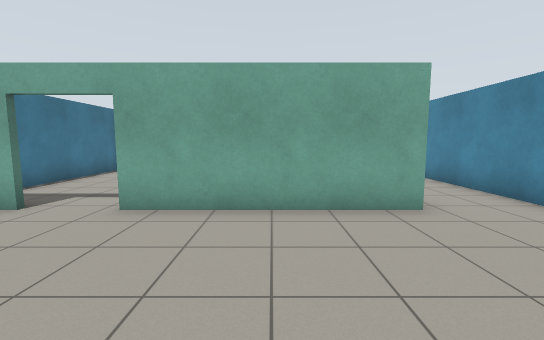
View 1 (above)

12 first-person views from a walk through a world built for the Gazebo simulator. The camera is 1.2 m above the floor, tilts 6° down and sees 90° across. The floor is counted in squares, 1 m on a side. Each view is taken from the middle of a square. On the plan, view 1 faces up. The plan holds only what a view shows up to about 12 squares ahead; the rest is blank. The place goes on beyond the plan. Robots are left out. Gazebo's built-in surfaces are drawn with simple patterns.

View 2
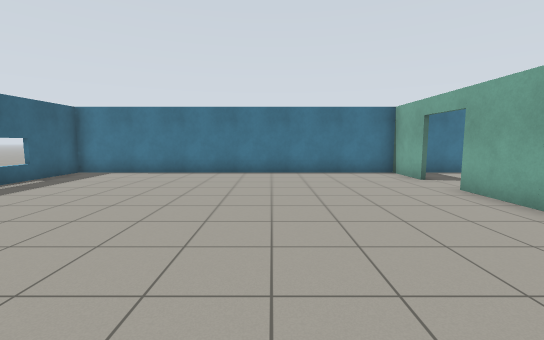

View 3
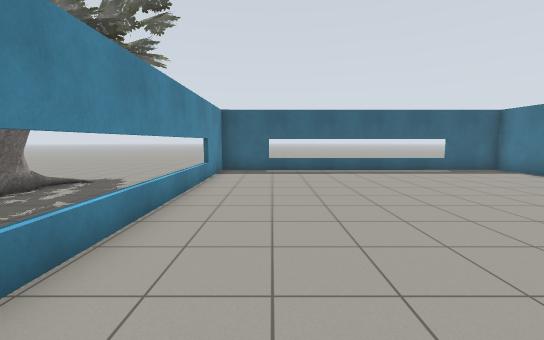

View 4
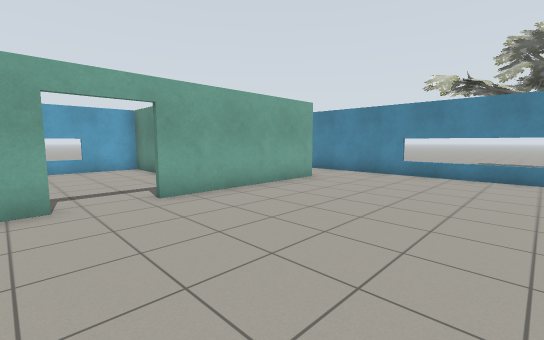

View 5
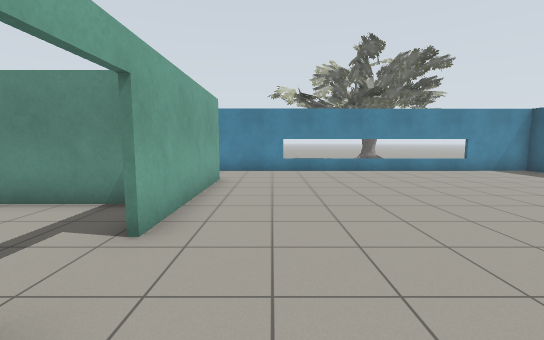

View 6
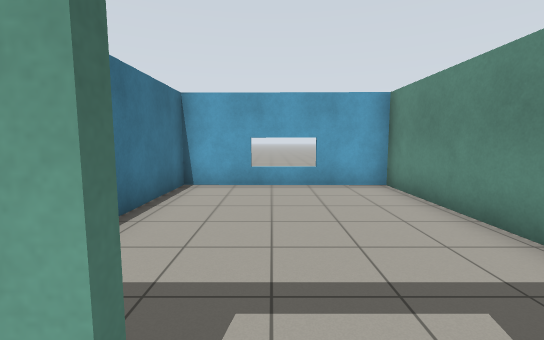

View 7
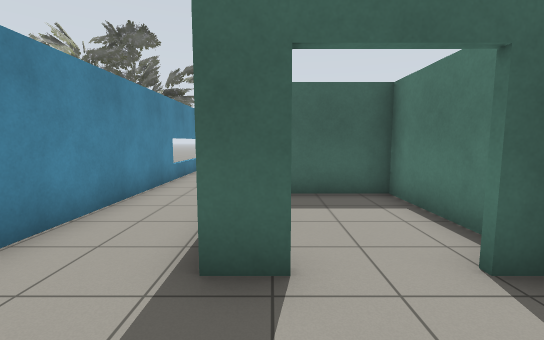

View 8
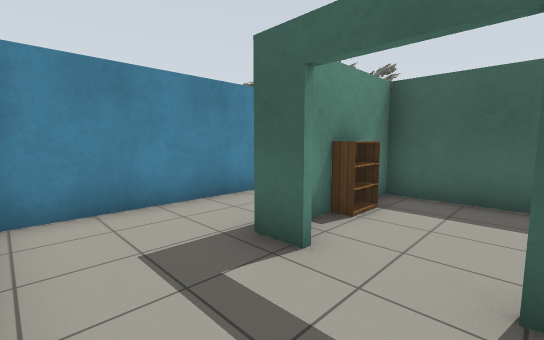

View 9
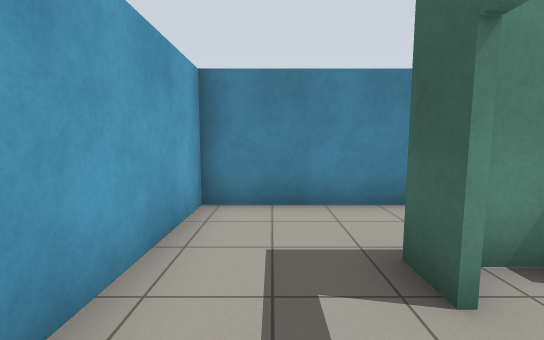

View 10
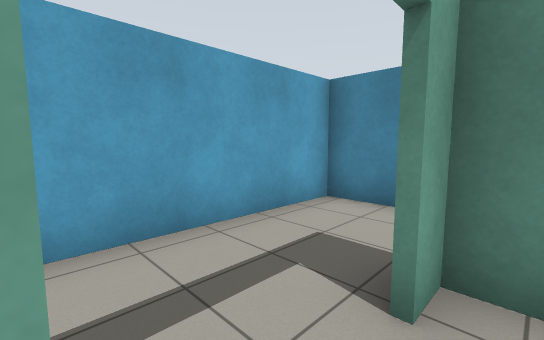

View 11
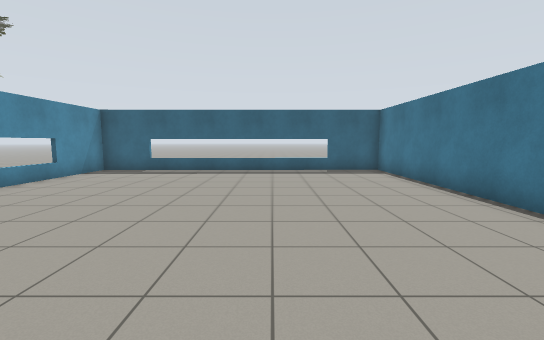

View 12
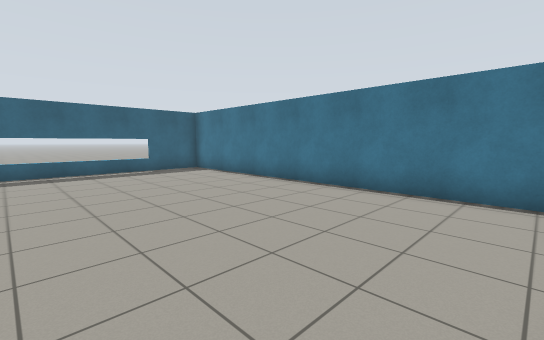

### Floor plan
Points are (right, up) in squares from view 1. A wall is a line through its corners. A room is listed if a view was taken in it or the views show most of it. See-through windows are left out.
Room 1 (views 1, 2, 3, 4, 5, 6, 11, 12)
walls: (-4.4, 4.7) (-6.5, 4.7); (2.8, 4.7) (-2.7, 4.7); (-6.4, 5.1) (-6.5, -7.5) (5.1, -7.4) (5.1, 4.6)
ways out: opening at (4, 5) to room 2; open door at (-3.5, 5) to room 4
Room 2 (views 7, 8, 9)
walls: (1.7, 8.7) (2.7, 8.7); (-0.5, 8.7) (0.1, 8.7); (5.1, 4.6) (5.1, 11.3) (0.1, 11.4)
ways out: opening at (4, 5) to room 1; open door at (0.5, 9) to room 3
Room 3 (view 10)
walls: (-0.7, 7.6) (-0.7, 4.8) (2.5, 4.8) (2.5, 8.5) (1.7, 8.5)
ways out: open door at (0.5, 9) to room 2
objects: bookshelf (2, 7)
Room 4 (no view inside)
walls: (-0.8, 5.8) (-0.8, 11.4) (-6.4, 11.5) (-6.4, 5.1)
ways out: open door at (-3.5, 5) to room 1

Positions as (right, up) in squares from view 1, and headings:
1: (0, 0), facing up
2: (4, 0), facing left
3: (3, 4), facing down
4: (-5, -1), facing up-right
5: (-6, 3), facing right
6: (-4, 4), facing up
7: (2, 11), facing down
8: (0, 11), facing down-right
9: (0, 10), facing right
10: (0, 8), facing up-right
11: (-2, 4), facing down
12: (0, 4), facing down-left
